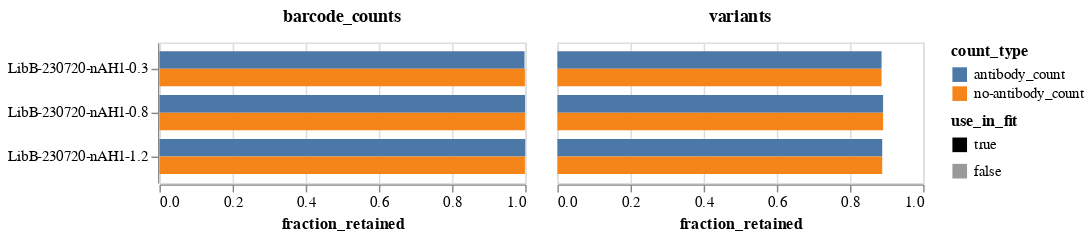

The cell this chart's notebook holds for it:
### Markdown cell above
Plot the fraction of all barcode counts and the fraction of all variants that are retained.
We typically retain a higher fraction of barcode counts than variants, since the barcode counts are asymmetrically distributed toward some variants, which are more likely to be retained.

### Code cell
frac_retained = (
    prob_escape.melt(
        id_vars=["sample", "concentration", "use_in_fit", "retain", "barcode"],
        value_vars=["antibody_count", "no-antibody_count"],
        var_name="count_type",
        value_name="count",
    )
    .assign(retained_count=lambda x: x["count"] * x["retain"].astype(int))
    .groupby(["sample", "concentration", "use_in_fit", "count_type"], as_index=False)
    .aggregate(
        counts=pd.NamedAgg("count", "sum"),
        retained_counts=pd.NamedAgg("retained_count", "sum"),
        variants=pd.NamedAgg("barcode", "count"),
        retained_variants=pd.NamedAgg("retain", "sum"),
    )
    .assign(
        barcode_counts=lambda x: x["retained_counts"] / x["counts"],
        variants=lambda x: x["retained_variants"] / x["variants"],
    )
    .melt(
        id_vars=["sample", "concentration", "use_in_fit", "count_type"],
        value_vars=["variants", "barcode_counts"],
        var_name="frac_type",
        value_name="fraction_retained",
    )
)

frac_retained_chart = (
    alt.Chart(frac_retained)
    .encode(
        y=alt.Y("sample", title=None, sort=alt.SortField("concentration")),
        x=alt.X("fraction_retained", scale=alt.Scale(domain=[0, 1])),
        yOffset="count_type",
        color="count_type",
        opacity=alt.Opacity(
            "use_in_fit",
            scale=alt.Scale(domain=[True, False], range=[1, 0.4]),
        ),
        column=alt.Column(
            "frac_type",
            title=None,
            header=alt.Header(labelFontWeight="bold", labelFontSize=12),
        ),
        tooltip=[
            alt.Tooltip(c, format=".3f") if c == "fraction_retained" else c
            for c in frac_retained.columns
        ],
    )
    .mark_bar()
    .properties(height=alt.Step(12), width=250)
)

frac_retained_chart

### Figure 1 — Vega-Lite specification as saved in the notebook (floating-point values rounded to 4 significant figures)
{"config": {"view": {"continuousWidth": 300, "continuousHeight": 300}}, "data": {"name": "data-a682b7d4887fe55ce4d89411bfef0491"}, "mark": {"type": "bar"}, "encoding": {"color": {"field": "count_type", "type": "nominal"}, "column": {"field": "frac_type", "header": {"labelFontSize": 12, "labelFontWeight": "bold"}, "title": null, "type": "nominal"}, "opacity": {"field": "use_in_fit", "scale": {"domain": [true, false], "range": [1, 0.4]}, "type": "nominal"}, "tooltip": [{"field": "sample", "type": "nominal"}, {"field": "concentration", "type": "quantitative"}, {"field": "use_in_fit", "type": "nominal"}, {"field": "count_type", "type": "nominal"}, {"field": "frac_type", "type": "nominal"}, {"field": "fraction_retained", "format": ".3f", "type": "quantitative"}], "x": {"field": "fraction_retained", "scale": {"domain": [0, 1]}, "type": "quantitative"}, "y": {"field": "sample", "sort": {"field": "concentration"}, "title": null, "type": "nominal"}, "yOffset": {"field": "count_type", "type": "nominal"}}, "height": {"step": 12}, "width": 250, "$schema": "https://vega.github.io/schema/vega-lite/v5.8.0.json", "datasets": {"data-a682b7d4887fe55ce4d89411bfef0491": [{"sample": "LibB-230720-nAH1-0.3", "concentration": 0.3, "use_in_fit": true, "count_type": "antibody_count", "frac_type": "variants", "fraction_retained": 0.8863}, {"sample": "LibB-230720-nAH1-0.3", "concentration": 0.3, "use_in_fit": true, "count_type": "no-antibody_count", "frac_type": "variants", "fraction_retained": 0.8863}, {"sample": "LibB-230720-nAH1-0.8", "concentration": 0.8, "use_in_fit": true, "count_type": "antibody_count", "frac_type": "variants", "fraction_retained": 0.8905}, {"sample": "LibB-230720-nAH1-0.8", "concentration": 0.8, "use_in_fit": true, "count_type": "no-antibody_count", "frac_type": "variants", "fraction_retained": 0.8905}, {"sample": "LibB-230720-nAH1-1.2", "concentration": 1.2, "use_in_fit": true, "count_type": "antibody_count", "frac_type": "variants", "fraction_retained": 0.8881}, {"sample": "LibB-230720-nAH1-1.2", "concentration": 1.2, "use_in_fit": true, "count_type": "no-antibody_count", "frac_type": "variants", "fraction_retained": 0.8881}, {"sample": "LibB-230720-nAH1-0.3", "concentration": 0.3, "use_in_fit": true, "count_type": "antibody_count", "frac_type": "barcode_counts", "fraction_retained": 0.998}, {"sample": "LibB-230720-nAH1-0.3", "concentration": 0.3, "use_in_fit": true, "count_type": "no-antibody_count", "frac_type": "barcode_counts", "fraction_retained": 0.9991}, {"sample": "LibB-230720-nAH1-0.8", "concentration": 0.8, "use_in_fit": true, "count_type": "antibody_count", "frac_type": "barcode_counts", "fraction_retained": 0.9994}, {"sample": "LibB-230720-nAH1-0.8", "concentration": 0.8, "use_in_fit": true, "count_type": "no-antibody_count", "frac_type": "barcode_counts", "fraction_retained": 0.9992}, {"sample": "LibB-230720-nAH1-1.2", "concentration": 1.2, "use_in_fit": true, "count_type": "antibody_count", "frac_type": "barcode_counts", "fraction_retained": 0.9999}, {"sample": "LibB-230720-nAH1-1.2", "concentration": 1.2, "use_in_fit": true, "count_type": "no-antibody_count", "frac_type": "barcode_counts", "fraction_retained": 0.9991}]}}
